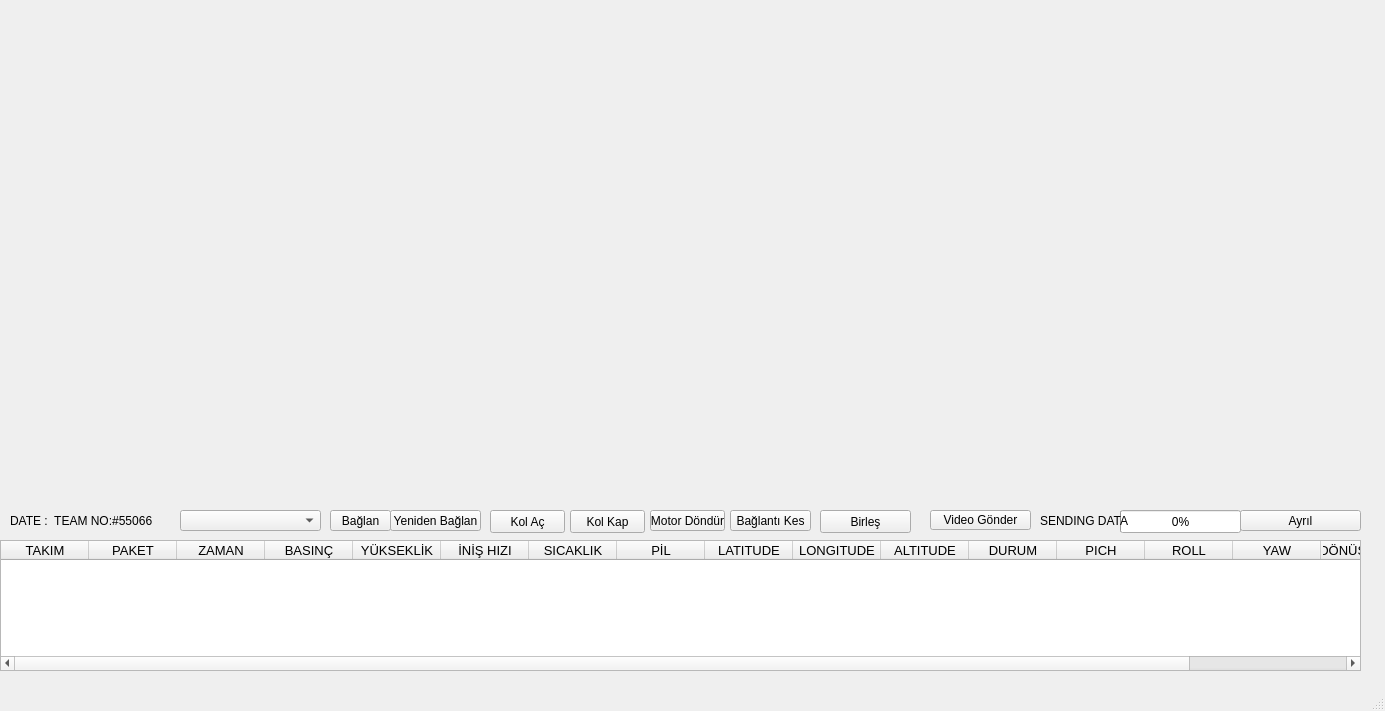
<?xml version="1.0" encoding="UTF-8"?>
<ui version="4.0">
 <class>MainWindow</class>
 <widget class="QMainWindow" name="MainWindow">
  <property name="geometry">
   <rect>
    <x>0</x>
    <y>0</y>
    <width>1385</width>
    <height>711</height>
   </rect>
  </property>
  <property name="windowTitle">
   <string>MainWindow</string>
  </property>
  <property name="windowIcon">
   <iconset resource="res.qrc">
    <normaloff>:/images/lynxLogoScaled.png</normaloff>:/images/lynxLogoScaled.png</iconset>
  </property>
  <widget class="QWidget" name="centralwidget">
   <widget class="VideoWidget" name="cameraWidget" native="true">
    <property name="geometry">
     <rect>
      <x>10</x>
      <y>10</y>
      <width>461</width>
      <height>251</height>
     </rect>
    </property>
   </widget>
   <widget class="MapAndRender" name="mapAndRenderWidget" native="true">
    <property name="geometry">
     <rect>
      <x>10</x>
      <y>270</y>
      <width>461</width>
      <height>221</height>
     </rect>
    </property>
   </widget>
   <widget class="ChartWidget" name="lynxChartWidget" native="true">
    <property name="geometry">
     <rect>
      <x>480</x>
      <y>0</y>
      <width>901</width>
      <height>501</height>
     </rect>
    </property>
   </widget>
   <widget class="QTableWidget" name="tableWidget">
    <property name="geometry">
     <rect>
      <x>0</x>
      <y>540</y>
      <width>1361</width>
      <height>131</height>
     </rect>
    </property>
    <property name="font">
     <font>
      <pointsize>10</pointsize>
     </font>
    </property>
    <property name="sizeAdjustPolicy">
     <enum>QAbstractScrollArea::AdjustIgnored</enum>
    </property>
    <attribute name="horizontalHeaderMinimumSectionSize">
     <number>31</number>
    </attribute>
    <attribute name="horizontalHeaderDefaultSectionSize">
     <number>88</number>
    </attribute>
    <attribute name="verticalHeaderDefaultSectionSize">
     <number>30</number>
    </attribute>
    <column>
     <property name="text">
      <string>TAKIM</string>
     </property>
    </column>
    <column>
     <property name="text">
      <string>PAKET</string>
     </property>
    </column>
    <column>
     <property name="text">
      <string>ZAMAN</string>
     </property>
    </column>
    <column>
     <property name="text">
      <string>BASINÇ</string>
     </property>
    </column>
    <column>
     <property name="text">
      <string>YÜKSEKLİK</string>
     </property>
    </column>
    <column>
     <property name="text">
      <string>İNİŞ HIZI</string>
     </property>
    </column>
    <column>
     <property name="text">
      <string>SICAKLIK</string>
     </property>
    </column>
    <column>
     <property name="text">
      <string>PİL</string>
     </property>
    </column>
    <column>
     <property name="text">
      <string>LATITUDE</string>
     </property>
    </column>
    <column>
     <property name="text">
      <string>LONGITUDE</string>
     </property>
    </column>
    <column>
     <property name="text">
      <string>ALTITUDE</string>
     </property>
    </column>
    <column>
     <property name="text">
      <string>DURUM</string>
     </property>
    </column>
    <column>
     <property name="text">
      <string>PICH</string>
     </property>
    </column>
    <column>
     <property name="text">
      <string>ROLL</string>
     </property>
    </column>
    <column>
     <property name="text">
      <string>YAW</string>
     </property>
    </column>
    <column>
     <property name="text">
      <string>DÖNÜŞ SAYISI</string>
     </property>
    </column>
    <column>
     <property name="text">
      <string>VİDEO AKTARMA</string>
     </property>
    </column>
   </widget>
   <widget class="QPushButton" name="sendVideoFileButton">
    <property name="geometry">
     <rect>
      <x>930</x>
      <y>510</y>
      <width>101</width>
      <height>20</height>
     </rect>
    </property>
    <property name="text">
     <string>Video Gönder</string>
    </property>
   </widget>
   <widget class="QPushButton" name="sendLeaveCommandButton">
    <property name="geometry">
     <rect>
      <x>1240</x>
      <y>510</y>
      <width>121</width>
      <height>21</height>
     </rect>
    </property>
    <property name="text">
     <string>Ayrıl</string>
    </property>
   </widget>
   <widget class="QLabel" name="label_2">
    <property name="geometry">
     <rect>
      <x>10</x>
      <y>510</y>
      <width>151</width>
      <height>21</height>
     </rect>
    </property>
    <property name="text">
     <string>DATE :  TEAM NO:#55066</string>
    </property>
   </widget>
   <widget class="QPushButton" name="connectButton">
    <property name="geometry">
     <rect>
      <x>330</x>
      <y>510</y>
      <width>61</width>
      <height>21</height>
     </rect>
    </property>
    <property name="text">
     <string>Bağlan</string>
    </property>
   </widget>
   <widget class="QPushButton" name="reconnectButton">
    <property name="geometry">
     <rect>
      <x>390</x>
      <y>510</y>
      <width>91</width>
      <height>21</height>
     </rect>
    </property>
    <property name="text">
     <string>Yeniden Bağlan</string>
    </property>
   </widget>
   <widget class="QPushButton" name="disconnectButton">
    <property name="geometry">
     <rect>
      <x>730</x>
      <y>510</y>
      <width>81</width>
      <height>21</height>
     </rect>
    </property>
    <property name="text">
     <string>Bağlantı Kes</string>
    </property>
   </widget>
   <widget class="QProgressBar" name="sendVideoFileProgressBar">
    <property name="geometry">
     <rect>
      <x>1120</x>
      <y>510</y>
      <width>121</width>
      <height>23</height>
     </rect>
    </property>
    <property name="value">
     <number>0</number>
    </property>
   </widget>
   <widget class="QLabel" name="label_3">
    <property name="geometry">
     <rect>
      <x>1040</x>
      <y>510</y>
      <width>121</width>
      <height>21</height>
     </rect>
    </property>
    <property name="text">
     <string>SENDING DATA</string>
    </property>
   </widget>
   <widget class="QComboBox" name="serialPortComboBox">
    <property name="geometry">
     <rect>
      <x>180</x>
      <y>510</y>
      <width>141</width>
      <height>21</height>
     </rect>
    </property>
   </widget>
   <widget class="QPushButton" name="rotateMotorButton">
    <property name="geometry">
     <rect>
      <x>650</x>
      <y>510</y>
      <width>75</width>
      <height>21</height>
     </rect>
    </property>
    <property name="text">
     <string>Motor Döndür</string>
    </property>
   </widget>
   <widget class="QPushButton" name="openMotorButton">
    <property name="geometry">
     <rect>
      <x>490</x>
      <y>510</y>
      <width>75</width>
      <height>23</height>
     </rect>
    </property>
    <property name="text">
     <string>Kol Aç</string>
    </property>
   </widget>
   <widget class="QPushButton" name="closeMotorButton">
    <property name="geometry">
     <rect>
      <x>570</x>
      <y>510</y>
      <width>75</width>
      <height>23</height>
     </rect>
    </property>
    <property name="text">
     <string>Kol Kap</string>
    </property>
   </widget>
   <widget class="QPushButton" name="mergeButton">
    <property name="geometry">
     <rect>
      <x>820</x>
      <y>510</y>
      <width>91</width>
      <height>23</height>
     </rect>
    </property>
    <property name="text">
     <string>Birleş</string>
    </property>
   </widget>
  </widget>
  <widget class="QMenuBar" name="menubar">
   <property name="geometry">
    <rect>
     <x>0</x>
     <y>0</y>
     <width>1385</width>
     <height>21</height>
    </rect>
   </property>
  </widget>
  <widget class="QStatusBar" name="statusbar"/>
 </widget>
 <customwidgets>
  <customwidget>
   <class>VideoWidget</class>
   <extends>QWidget</extends>
   <header location="global">videowidget.h</header>
   <container>1</container>
  </customwidget>
  <customwidget>
   <class>MapAndRender</class>
   <extends>QWidget</extends>
   <header location="global">mapandrender.h</header>
   <container>1</container>
  </customwidget>
  <customwidget>
   <class>ChartWidget</class>
   <extends>QWidget</extends>
   <header location="global">chartwidget.h</header>
   <container>1</container>
  </customwidget>
 </customwidgets>
 <resources>
  <include location="res.qrc"/>
 </resources>
 <connections>
  <connection>
   <sender>sendVideoFileButton</sender>
   <signal>clicked()</signal>
   <receiver>MainWindow</receiver>
   <slot>sendVideoFileClick()</slot>
   <hints>
    <hint type="sourcelabel">
     <x>930</x>
     <y>550</y>
    </hint>
    <hint type="destinationlabel">
     <x>710</x>
     <y>552</y>
    </hint>
   </hints>
  </connection>
  <connection>
   <sender>connectButton</sender>
   <signal>clicked()</signal>
   <receiver>MainWindow</receiver>
   <slot>connectButtonClick()</slot>
   <hints>
    <hint type="sourcelabel">
     <x>350</x>
     <y>551</y>
    </hint>
    <hint type="destinationlabel">
     <x>288</x>
     <y>489</y>
    </hint>
   </hints>
  </connection>
  <connection>
   <sender>reconnectButton</sender>
   <signal>clicked()</signal>
   <receiver>MainWindow</receiver>
   <slot>reconnectButtonClick()</slot>
   <hints>
    <hint type="sourcelabel">
     <x>430</x>
     <y>551</y>
    </hint>
    <hint type="destinationlabel">
     <x>550</x>
     <y>457</y>
    </hint>
   </hints>
  </connection>
  <connection>
   <sender>disconnectButton</sender>
   <signal>clicked()</signal>
   <receiver>MainWindow</receiver>
   <slot>disconnectButtonClick()</slot>
   <hints>
    <hint type="sourcelabel">
     <x>730</x>
     <y>551</y>
    </hint>
    <hint type="destinationlabel">
     <x>706</x>
     <y>465</y>
    </hint>
   </hints>
  </connection>
  <connection>
   <sender>sendLeaveCommandButton</sender>
   <signal>clicked()</signal>
   <receiver>MainWindow</receiver>
   <slot>sendLeaveCommandButtonClick()</slot>
   <hints>
    <hint type="sourcelabel">
     <x>1240</x>
     <y>551</y>
    </hint>
    <hint type="destinationlabel">
     <x>828</x>
     <y>685</y>
    </hint>
   </hints>
  </connection>
  <connection>
   <sender>openMotorButton</sender>
   <signal>clicked()</signal>
   <receiver>MainWindow</receiver>
   <slot>openMotorClick()</slot>
   <hints>
    <hint type="sourcelabel">
     <x>559</x>
     <y>553</y>
    </hint>
    <hint type="destinationlabel">
     <x>660</x>
     <y>524</y>
    </hint>
   </hints>
  </connection>
  <connection>
   <sender>closeMotorButton</sender>
   <signal>clicked()</signal>
   <receiver>MainWindow</receiver>
   <slot>closeMotorClick()</slot>
   <hints>
    <hint type="sourcelabel">
     <x>634</x>
     <y>553</y>
    </hint>
    <hint type="destinationlabel">
     <x>752</x>
     <y>526</y>
    </hint>
   </hints>
  </connection>
  <connection>
   <sender>mergeButton</sender>
   <signal>clicked()</signal>
   <receiver>MainWindow</receiver>
   <slot>mergeButtonClick()</slot>
   <hints>
    <hint type="sourcelabel">
     <x>885</x>
     <y>535</y>
    </hint>
    <hint type="destinationlabel">
     <x>915</x>
     <y>529</y>
    </hint>
   </hints>
  </connection>
  <connection>
   <sender>rotateMotorButton</sender>
   <signal>clicked()</signal>
   <receiver>MainWindow</receiver>
   <slot>rotateMotorClick()</slot>
   <hints>
    <hint type="sourcelabel">
     <x>666</x>
     <y>536</y>
    </hint>
    <hint type="destinationlabel">
     <x>484</x>
     <y>542</y>
    </hint>
   </hints>
  </connection>
 </connections>
 <slots>
  <slot>sendVideoFileClick()</slot>
  <slot>connectButtonClick()</slot>
  <slot>reconnectButtonClick()</slot>
  <slot>disconnectButtonClick()</slot>
  <slot>sendLeaveCommandButtonClick()</slot>
  <slot>openMotorClick()</slot>
  <slot>closeMotorClick()</slot>
  <slot>mergeButtonClick()</slot>
  <slot>rotateMotorClick()</slot>
 </slots>
</ui>
